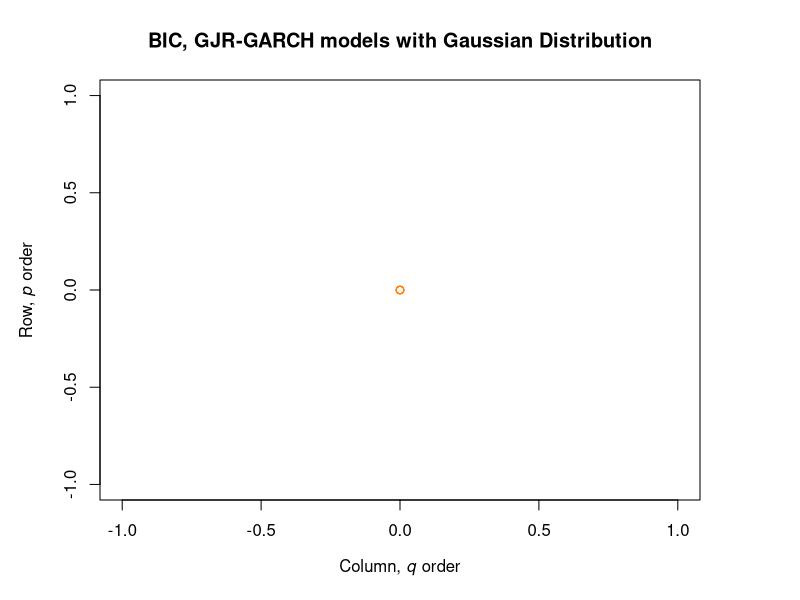

Write R code to recreate this figure. (Note: this script raises an error after producing the figure.)
# Determining eGARCH for normal distribution using AIC
bic_gjrgarch_norm = matrix(0,5,5)
for (i in 1:5) {
  for (j in 1:5) {
    tryCatch({
      gjrgarch_spec = ugarchspec(variance.model = list(garchOrder=c(i,j), 
                                                     model = "gjrGARCH"), 
                               mean.model = list(armaOrder=c(0,0),
                                                 include.mean = TRUE),
                               distribution.model = "norm")
      gjrgarch_fit = ugarchfit(spec=gjrgarch_spec, data=returns, 
                             solver = "gosolnp",
                             solver.control=list(trace = 1))
      bic_gjrgarch_norm[i,j] = infocriteria(gjrgarch_fit)[2]
    }, error=function(e){cat("ERROR :",conditionMessage(e), "\n")})
  }
}

bic_gjrgarch_norm
which(min(bic_gjrgarch_norm) == bic_gjrgarch_norm)

par(mar=c(5, 5, 4, 5))
plot(bic_gjrgarch_norm, col=heat.colors(n = 10, alpha = 0.9), digits = 4,
     main = "BIC, GJR-GARCH models with Gaussian Distribution",
     xlab = expression(paste("Column, ", italic("q"), " order")), 
     ylab = expression(paste("Row, ", italic("p"), " order")))
dev.off

# Model specification
gjrgarchspec_norm = ugarchspec(mean.model = list(armaOrder = c(0,0), 
                                                 include.mean = TRUE), 
                               variance.model = list(garchOrder = c(1,1), 
                                                     model = "gjrGARCH"),
                               distribution.model = "norm")
gjrgarchfit_norm = ugarchfit(data = returns, spec = gjrgarchspec_norm, solver = "gosolnp",
                             solver.control=list(trace = 1))
gjrgarchfit_norm

# Model validation
par(mfrow = c(1,2))
acf(gjrgarchfit_norm@fit$z, main = "ACF of the standardized residuals") # acf of the standardized residuals
acf(gjrgarchfit_norm@fit$z,  main = "ACF of the squared standardized residuals") # acf of (standardized residuals)^2 
dev.off
par(mfrow = c(1,2))
plot(gjrgarchfit_norm, which = 9) # QQ plot of the standardized residuals
plot(gjrgarchfit_norm, which = 8)
dev.off

#-------------------------------------------------------------------------------

# Determining GJR-GARCH for sstd distribution using AIC
bic_gjrgarch_sstd = matrix(0,5,5)
for (i in 1:5) {
  for (j in 1:5) {
    tryCatch({
      gjrgarch_spec = ugarchspec(variance.model = list(garchOrder=c(i,j), 
                                                       model = "gjrGARCH"), 
                                 mean.model = list(armaOrder=c(0,0),
                                                   include.mean = TRUE),
                                 distribution.model = "sstd")
      gjrgarch_fit = ugarchfit(spec=gjrgarch_spec, data=returns, 
                               solver = "gosolnp",
                               solver.control=list(trace = 1))
      bic_gjrgarch_sstd[i,j] = infocriteria(gjrgarch_fit)[2]
    }, error=function(e){cat("ERROR :",conditionMessage(e), "\n")})
  }
}

bic_gjrgarch_sstd
which(min(bic_gjrgarch_sstd) == bic_gjrgarch_sstd)

par(mar=c(5, 5, 4, 5))
plot(bic_gjrgarch_sstd, col=heat.colors(n = 10, alpha = 0.9), digits = 4,
     main = "BIC, GJR-GARCH models with SSTD",
     xlab = expression(paste("Column, ", italic("q"), " order")), 
     ylab = expression(paste("Row, ", italic("p"), " order")))
dev.off



# Model specification
gjrgarchspec_sstd = ugarchspec(mean.model = list(armaOrder = c(0,0), 
                                                 include.mean = TRUE), 
                               variance.model = list(garchOrder = c(1,1), 
                                                     model = "gjrGARCH"),
                               distribution.model = "sstd")
gjrgarchfit_sstd = ugarchfit(data = returns, spec = gjrgarchspec_sstd, solver = "gosolnp",
                             solver.control=list(trace = 1))
gjrgarchfit_sstd

# Model validation
par(mfrow = c(1,2))
acf(gjrgarchfit_sstd@fit$z, main = "ACF of the standardized residuals") # acf of the standardized residuals
acf(gjrgarchfit_sstd@fit$z,  main = "ACF of the squared standardized residuals") # acf of (standardized residuals)^2 
dev.off
par(mfrow = c(1,2))
plot(gjrgarchfit_sstd, which = 9) # QQ plot of the standardized residuals
plot(gjrgarchfit_sstd, which = 8)
dev.off

#-------------------------------------------------------------------------------

# Determining GJR-GARCH for ged distribution using AIC
bic_gjrgarch_ged = matrix(0,5,5)
for (i in 1:5) {
  for (j in 1:5) {
    tryCatch({
      gjrgarch_spec = ugarchspec(variance.model = list(garchOrder=c(i,j), 
                                                     model = "gjrGARCH"), 
                               mean.model = list(armaOrder=c(0,0),
                                                 include.mean = TRUE),
                               distribution.model = "ged")
      gjrgarch_fit = ugarchfit(spec=gjrgarch_spec, data=returns, 
                             solver = "gosolnp",
                             solver.control=list(trace = 1))
      bic_gjrgarch_ged[i,j] = infocriteria(gjrgarch_fit)[2]
    }, error=function(e){cat("ERROR :",conditionMessage(e), "\n")})
  }
}

bic_gjrgarch_ged
which(min(bic_gjrgarch_ged) == bic_gjrgarch_ged)

par(mar=c(5, 5, 4, 5))
plot(bic_gjrgarch_ged, col=heat.colors(n = 10, alpha = 0.9), digits = 4,
     main = "BIC, GJR-GARCH models with GED",
     xlab = expression(paste("Column, ", italic("q"), " order")), 
     ylab = expression(paste("Row, ", italic("p"), " order")))
dev.off


# Model specification
gjrgarchspec_ged = ugarchspec(mean.model = list(armaOrder = c(0,0), 
                                                include.mean = TRUE), 
                              variance.model = list(garchOrder = c(1,1), 
                                                    model = "gjrGARCH"),
                              distribution.model = "ged")
gjrgarchfit_ged = ugarchfit(data = returns, spec = gjrgarchspec_ged, solver = "gosolnp",
                            solver.control=list(trace = 1))
gjrgarchfit_ged

# Model validation
par(mfrow = c(1,2))
acf(gjrgarchfit_ged@fit$z, main = "ACF of the standardized residuals") # acf of the standardized residuals
acf(gjrgarchfit_ged@fit$z,  main = "ACF of the squared standardized residuals") # acf of (standardized residuals)^2 
dev.off
par(mfrow = c(1,2))
plot(gjrgarchfit_ged, which = 9) # QQ plot of the standardized residuals
plot(gjrgarchfit_ged, which = 8)
dev.off

# Simulations ----
# SSTD
sim = ugarchsim(fit = gjrgarch31fit_sstd, n.sim = length(returns), n.start = 0, m.sim = 1000, rseed = NA)
kurt = kurtosis(sim@simulation$seriesSim)
mean(t(kurt))

# Normal
sim = ugarchsim(fit = gjrgarch31fit_norm, n.sim = length(returns), n.start = 0, m.sim = 1000, rseed = NA)
kurt = kurtosis(sim@simulation$seriesSim)
mean(t(kurt))

# GED
sim = ugarchsim(fit = gjrgarch31fit_ged, n.sim = length(returns), n.start = 0, m.sim = 1000, rseed = NA)
kurt = kurtosis(sim@simulation$seriesSim)
mean(t(kurt))



